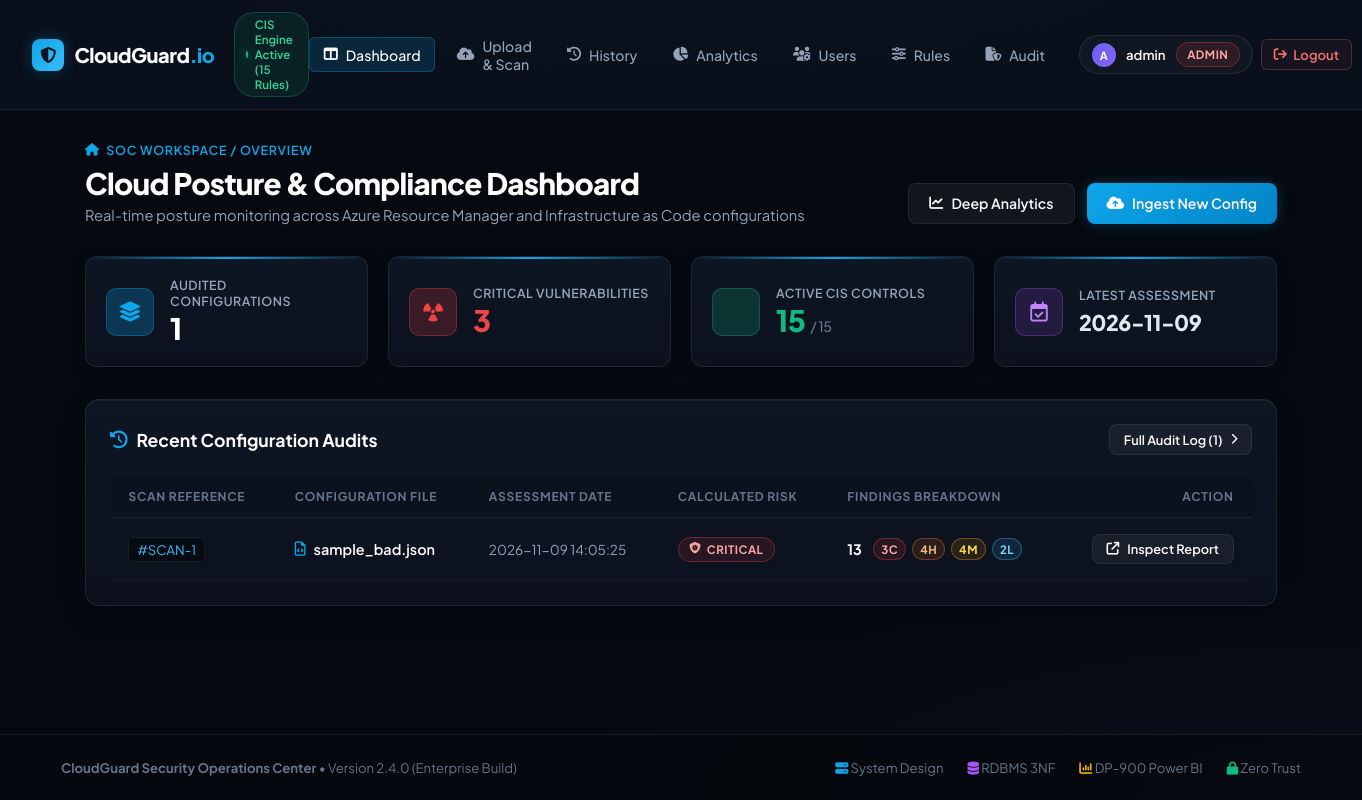
The app's page /dashboard (signed in) with its own data.
### tables this page shows
CREATE TABLE scans (
    scan_id INTEGER PRIMARY KEY AUTOINCREMENT,
    user_id INTEGER REFERENCES users(user_id),
    filename TEXT NOT NULL,
    scanned_at DATETIME DEFAULT CURRENT_TIMESTAMP,
    total_findings INTEGER DEFAULT 0,
    critical_count INTEGER DEFAULT 0,
    high_count INTEGER DEFAULT 0,
    medium_count INTEGER DEFAULT 0,
    low_count INTEGER DEFAULT 0,
    risk_score TEXT,
    status TEXT DEFAULT 'completed'
);

### routes/scans.py (the view)
@scans_bp.route("/dashboard")
@login_required
def dashboard():
    db = get_db()
    uid = session["user_id"]
    total_scans = db.execute("SELECT COUNT(*) AS c FROM scans WHERE user_id = ?", (uid,)).fetchone()["c"]
    critical_findings = db.execute(
        "SELECT COUNT(*) AS c FROM findings f JOIN scans s ON f.scan_id = s.scan_id WHERE s.user_id = ? AND f.severity = 'Critical'",
        (uid,),
    ).fetchone()["c"]
    rules_active = db.execute("SELECT COUNT(*) AS c FROM rules WHERE is_active = 1").fetchone()["c"]
    last_scan = db.execute(
        "SELECT scanned_at FROM scans WHERE user_id = ? ORDER BY scanned_at DESC LIMIT 1", (uid,)
    ).fetchone()
    last_scan_date = last_scan["scanned_at"][:10] if last_scan else "Never"
    recent = db.execute(
        "SELECT * FROM scans WHERE user_id = ? ORDER BY scanned_at DESC LIMIT 5", (uid,)
    ).fetchall()
    return render_template(
        "dashboard.html",
        total_scans=total_scans,
        critical_findings=critical_findings,
        rules_active=rules_active,
        last_scan_date=last_scan_date,
        recent_scans=recent,
    )

### models/db.py (called while the page is built)
def get_db():
    if "db" not in g:
        g.db = sqlite3.connect(current_app.config["DATABASE"])
        g.db.row_factory = sqlite3.Row
        g.db.execute("PRAGMA foreign_keys = ON")
    return g.db

### routes/auth.py (called while the page is built)
def login_required(f):
    @wraps(f)
    def wrapper(*args, **kwargs):
        if "user_id" not in session:
            flash("Please log in first.", "warning")
            return redirect(url_for("auth.login"))
        return f(*args, **kwargs)
    return wrapper

### templates/dashboard.html (shortened to what this page needs)
{% extends "base.html" %}
{% block content %}
<div class="page-hero">
    <div>
        <div class="breadcrumb">
            <i class="fa-solid fa-house"></i> SOC Workspace / Overview
        </div>
        <h1 class="page-title">Cloud Posture & Compliance Dashboard</h1>
        <p class="page-subtitle">Real-time posture monitoring across Azure Resource Manager and Infrastructure as Code configurations</p>
    </div>
    <div style="display: flex; gap: 0.75rem;">
        <a href="{{ url_for('analytics.analytics') }}" class="btn-action btn-ghost">
            <i class="fa-solid fa-chart-line"></i> Deep Analytics
        </a>
        <a href="{{ url_for('scans.upload') }}" class="btn-action btn-azure">
            <i class="fa-solid fa-cloud-arrow-up"></i> Ingest New Config
        </a>
    </div>
</div>
<div class="kpi-grid">
    <div class="kpi-card">
        <div class="kpi-icon-box kpi-icon-azure">
            <i class="fa-solid fa-layer-group"></i>
        </div>
        <div class="kpi-content">
            <div class="kpi-label">Audited Configurations</div>
            <div class="kpi-number">{{ total_scans }}</div>
        </div>
    </div>
    <div class="kpi-card">
        <div class="kpi-icon-box kpi-icon-critical">
            <i class="fa-solid fa-radiation"></i>
        </div>
        <div class="kpi-content">
            <div class="kpi-label">Critical Vulnerabilities</div>
            <div class="kpi-number" style="color: var(--critical);">{{ critical_findings }}</div>
        </div>
    </div>
    <div class="kpi-card">
        <div class="kpi-icon-box kpi-icon-clean">
        </div>
        <div class="kpi-content">
            <div class="kpi-label">Active CIS Controls</div>
            <div class="kpi-number" style="color: var(--clean);">{{ rules_active }} <span style="font-size: 0.9rem; color: var(--text-tertiary); font-weight: 500;">/ 15</span></div>
        </div>
    </div>
    <div class="kpi-card">
        <div class="kpi-icon-box kpi-icon-purple">
            <i class="fa-regular fa-calendar-check"></i>
        </div>
        <div class="kpi-content">
            <div class="kpi-label">Latest Assessment</div>
            <div class="kpi-number" style="font-size: 1.35rem; margin-top: 0.4rem; color: #e2e8f0;">{{ last_scan_date }}</div>
        </div>
    </div>
</div>
<div class="glass-card">
    <div class="card-title-bar">
        <div class="card-heading">
            <i class="fa-solid fa-clock-rotate-left" style="color: var(--azure);"></i>
            <span>Recent Configuration Audits</span>
        </div>
        <a href="{{ url_for('scans.history') }}" class="btn-action btn-ghost" style="padding: 0.4rem 0.85rem; font-size: 0.8rem;">
            Full Audit Log ({{ total_scans }}) <i class="fa-solid fa-chevron-right" style="font-size: 0.7rem;"></i>
        </a>
    </div>
    {% if recent_scans %}
    <div class="table-shell">
        <table class="enterprise-table">
            <thead>
                <tr>
                    <th>Scan Reference</th>
                    <th>Configuration File</th>
                    <th>Assessment Date</th>
                    <th>Calculated Risk</th>
                    <th>Findings Breakdown</th>
                    <th style="text-align: right;">Action</th>
                </tr>
            </thead>
            <tbody>
                {% for s in recent_scans %}
                <tr>
                    <td>
                        <span class="code-pill">#SCAN-{{ s['scan_id'] }}</span>
                    </td>
                    <td>
                        <div style="font-weight: 600; color: #fff; display: flex; align-items: center; gap: 0.5rem;">
                            <i class="fa-regular fa-file-code" style="color: var(--azure);"></i>
                            {{ s['filename'] }}
                        </div>
                    </td>
                    <td style="color: var(--text-secondary); font-size: 0.85rem;">
                        {{ s['scanned_at'][:19] }}
                    </td>
                    <td>
                        <span class="status-pill pill-{{ s['risk_score']|lower }}">
                            <i class="fa-solid fa-shield-virus"></i> {{ s['risk_score'] }}
                        </span>
                    </td>
                    <td>
                        {% if s['total_findings'] == 0 %}
                            <span style="color: var(--clean); font-weight: 700; font-size: 0.85rem;">
                                <i class="fa-solid fa-circle-check"></i> 0 Violations (Clean)
                            </span>
                        {% else %}
                            <div style="display: flex; gap: 0.35rem; align-items: center;">
                                <span style="font-weight: 700; margin-right: 0.35rem;">{{ s['total_findings'] }}</span>
                                {% if s['critical_count'] > 0 %}<span class="status-pill pill-critical" style="padding: 0.15rem 0.45rem;">{{ s['critical_count'] }}C</span>{% endif %}
                                {% if s['high_count'] > 0 %}<span class="status-pill pill-high" style="padding: 0.15rem 0.45rem;">{{ s['high_count'] }}H</span>{% endif %}
                                {% if s['medium_count'] > 0 %}<span class="status-pill pill-medium" style="padding: 0.15rem 0.45rem;">{{ s['medium_count'] }}M</span>{% endif %}
                                {% if s['low_count'] > 0 %}<span class="status-pill pill-low" style="padding: 0.15rem 0.45rem;">{{ s['low_count'] }}L</span>{% endif %}
                            </div>
                        {% endif %}
                    </td>
                    <td style="text-align: right;">
                        <a href="{{ url_for('scans.results', scan_id=s['scan_id']) }}" class="btn-action btn-ghost" style="padding: 0.35rem 0.85rem; font-size: 0.8rem;">
                            <i class="fa-solid fa-arrow-up-right-from-square"></i> Inspect Report
                        </a>
                    </td>
                </tr>
                {% endfor %}
            </tbody>
        </table>
    </div>
    {% endif %}
</div>
{% endblock %}

### records on screen
scans: scan_id "1", filename "sample_bad.json", scanned_at "2026-11-09 14:05:25", risk_score "CRITICAL", total_findings "13", critical_count "3", high_count "4", medium_count "4", low_count "2"

### other values on screen
{{ session.get('email', 'U')[0]|upper }} "A"
{{ session.get('email', '').split('@')[0] }} "admin"
{{ session.get('role') }} "ADMIN"
{{ total_scans }} "1"
{{ critical_findings }} "3"
{{ rules_active }} "15"
{{ last_scan_date }} "2026-11-09"
